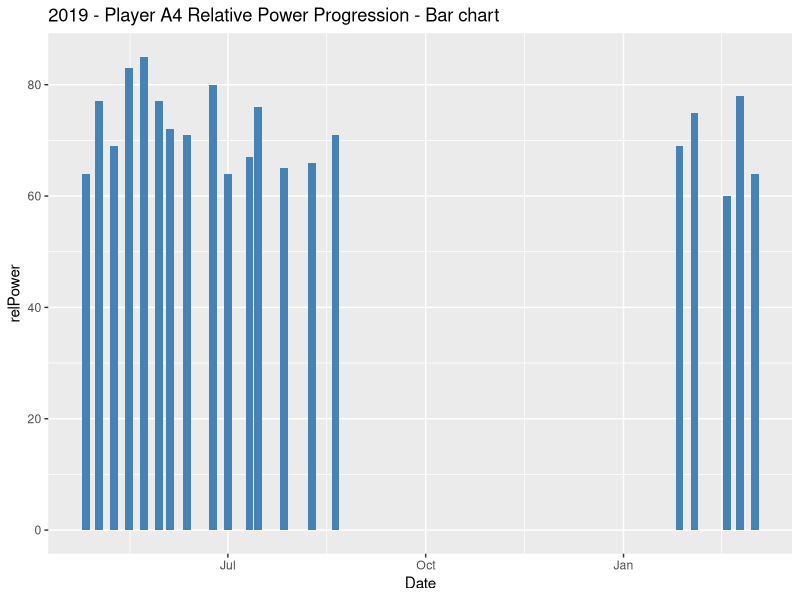
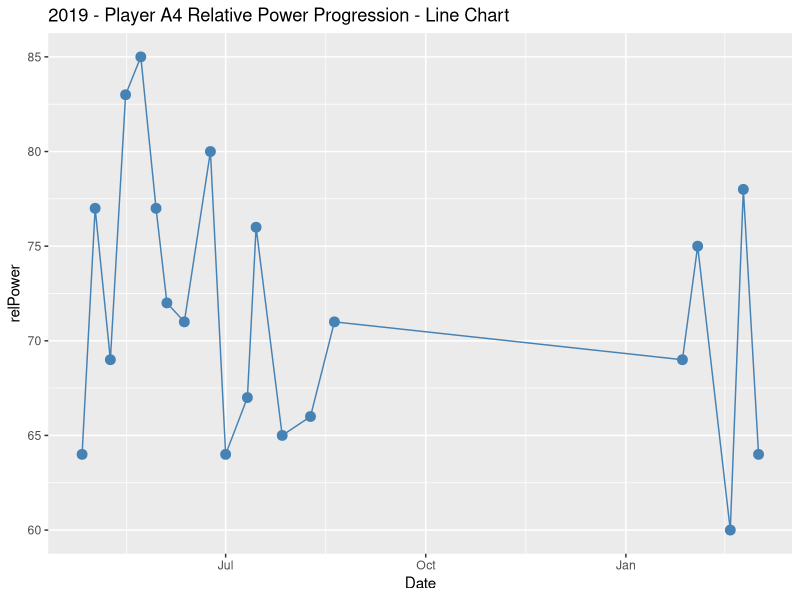
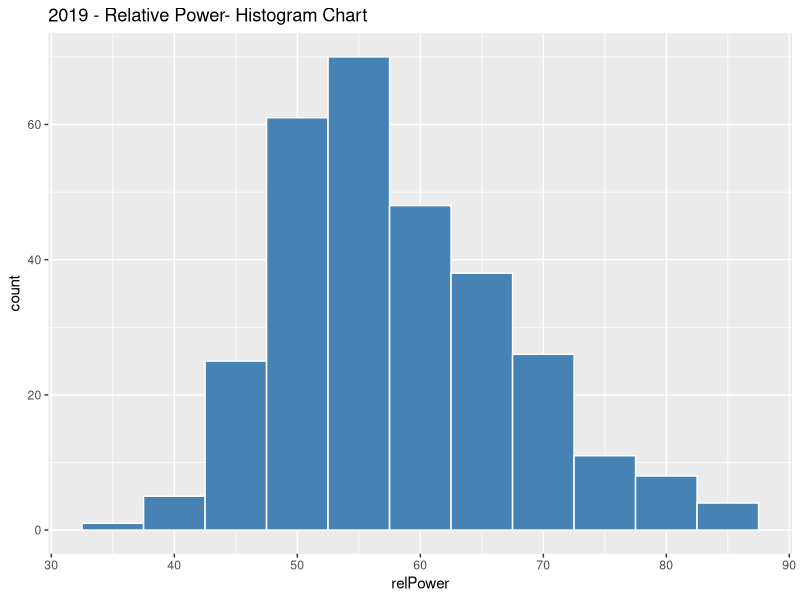
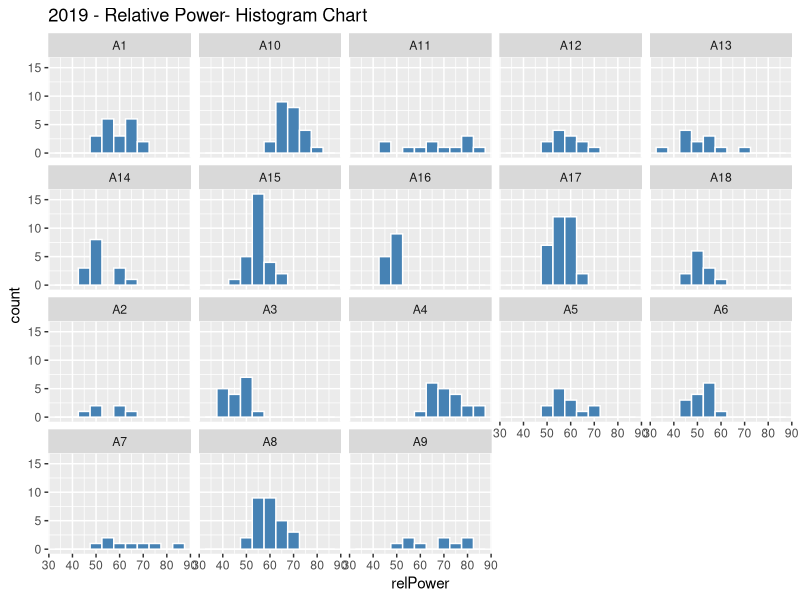
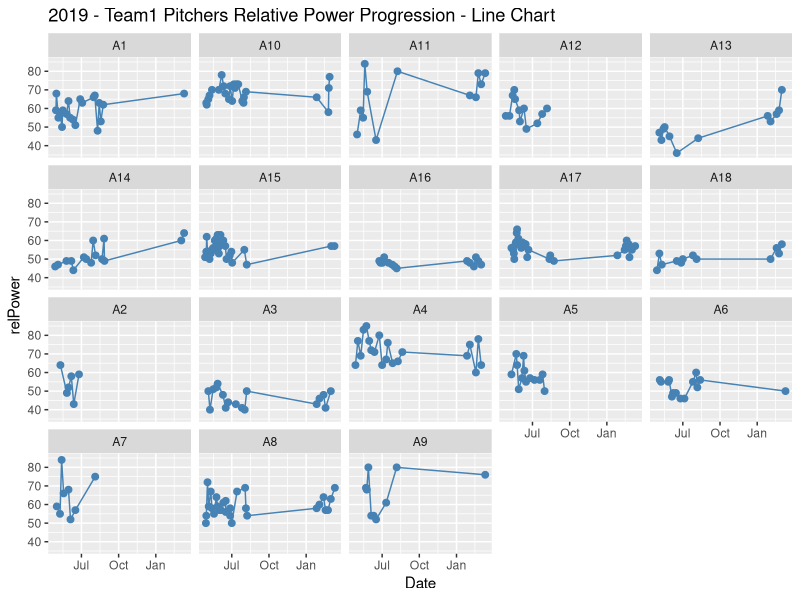
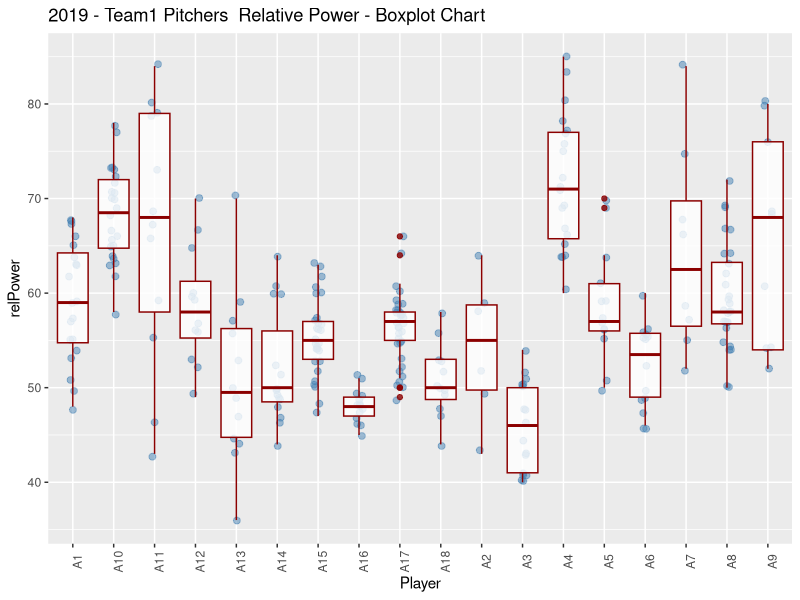
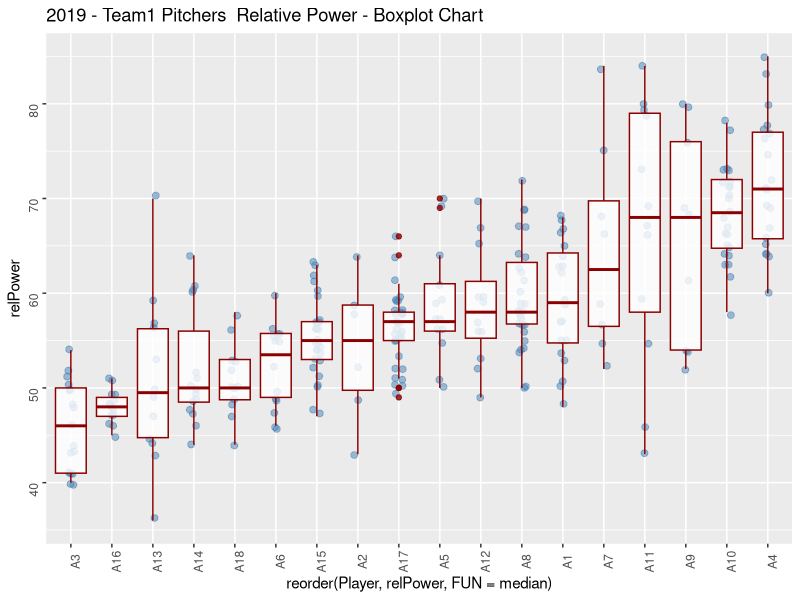
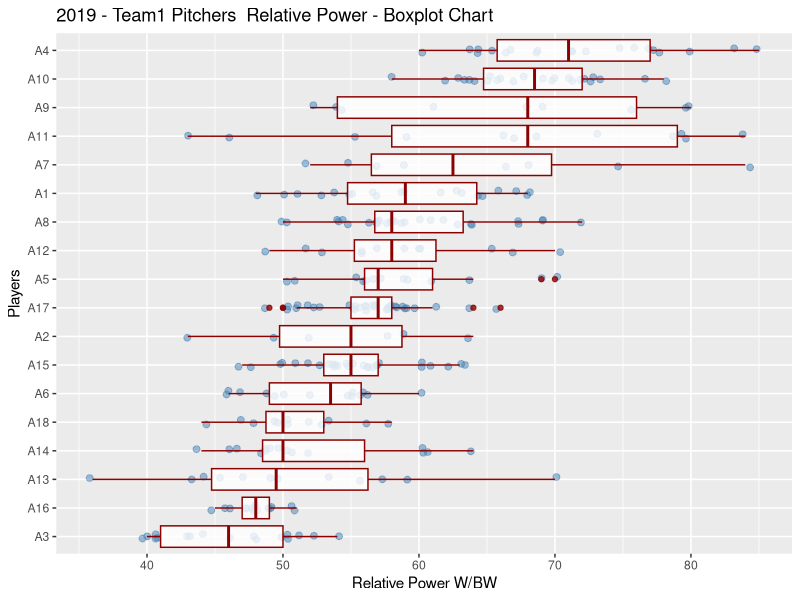

R code for these plots, in order:
## ---- chunk 1


library(tidyverse) #loads all the packgages in the tidyverse ecosystem
library(readxl) #loads the readxl package, which makes it easy to import xlsx files.

## ---- chunk 2

strength <- read.csv("strength.csv") #loading max strength data and calling it "strength"
power <- read.csv("power.csv") #loading power data and calling it "power"
speed <- read_excel("speed.xlsx") #loading running speed data and call it "speed"

## ---- chunk 3

#Prepare the strength dataset
strength.C <- strength %>% 
  select(Date, Player, maxStrength = Estimated.1RM) %>% 
  mutate(Date = as.Date(Date, origin = "1970-01-01", format = "%m/%d/%Y"))

#prepare the power dataset
power.c <- power %>% 
  select(Date, Player, relPower = Value) %>% 
  mutate(Date = as.Date(Date, origin = "1970-01-01", format = "%m/%d/%Y"))

#prepare the speed dataset
speed.c <- speed %>% 
  select(Date, Player = player, maxSpeed = Total) %>%
  mutate(Date = as.Date(Date, origin = "1970-01-01", format = "%m/%d/%Y"))

## ---- chunk 4

#show me the structure of my data
str(power.c)

#give me a quick summary of my data
summary(power.c)

#select a specific column in my data and then (%>%) give me summary of that column
power.c$relPower %>% summary()



## ---- chunk 5

#filter by player
playerA4 <- power.c %>% filter(Player == "A4") 
playerA4

## ---- chunk 6

#summarise by max power
playerA4 %>% summarize(maxPower = max(relPower))

#summarise by min power
playerA4 %>% summarise(minPower = min(relPower))

#summarise by mean power
playerA4 %>% summarise(meanPower = mean(relPower))

#summarise by sd
playerA4 %>% summarise(sdPower = sd(relPower))

#number of tests
playerA4 %>% summarise(n())

#filter by most recent test using the function slice()
playerA4 %>% slice(which.min(Date))


## ---- chunk 7

#group analysis: Summarise + arrange
power.c %>%
  group_by(Player) %>%
  summarise(maxPower = max(relPower)) %>%
  arrange(desc(maxPower))


#group analysis calculating the top 3 average for each player.
power.c %>%
  group_by(Player) %>%
  top_n(3, relPower)


#3 most recent then calculate the mean
power.c %>%
  group_by(Player) %>%
  top_n(3, Date) %>%
  summarise(maxPower = max(relPower)) %>%
  arrange(desc(maxPower))


#summarise by all factor
power.c %>%
  group_by(Player) %>%
  summarise(MEAN = mean(relPower), SD = sd(relPower), MAX = max(relPower), MIN = min(relPower), N = n()) %>%
  arrange(desc(MEAN))


# create a new metric with mutate()
power.c %>%
  group_by(Player) %>%
  summarise(maxPower = max(relPower)) %>%
  arrange(desc(maxPower)) %>%
  mutate(Rank = round(rank(-maxPower),0))
## ---- chunk 8

#create bar chart showing the results of all his assessments in 2019

playerA4 %>% 
  
  filter(Date <= "2020-01-01") %>%
  
  ggplot(aes(x = Date, y = relPower)) +
  geom_bar(fill = "steelblue", stat = "identity", position = "dodge") +
  ggtitle("2019 - Player A4 Relative Power Progression - Bar chart")


#line chart showing the results of all his assessments in 2019
playerA4 %>%
  
  filter(Date <= "2020-01-01") %>%
  
  ggplot(aes(x = Date, y = relPower)) +
  geom_line(color = "steelblue") +
  geom_point(color = "steelblue", size = 3) +
  ggtitle("2019 - Player A4 Relative Power Progression - Line Chart")

  

## ---- chunk 9

# what is the distribution of the data

plot <- power.c %>%
  
  filter(Date <= "2020-01-01") %>%
  
  ggplot(aes(x = relPower)) +
  geom_histogram(fill = "steelblue", color = "white", binwidth = 5) +
  ggtitle("2019 - Relative Power- Histogram Chart")

plot

#Facetting by player allows to show smallet graph for each player. This is called small multiples.

plot + facet_wrap(~Player)


# facetting line charts

power.c %>%
  
  filter(Date <= "2020-01-01") %>%
  
  ggplot(aes(x = Date, y = relPower)) +
  geom_line(color = "steelblue") +
  geom_point(color = "steelblue", size = 2) +
  facet_wrap(~Player) +
  ggtitle("2019 - Team1 Pitchers Relative Power Progression - Line Chart")


# boxplot chart are a good way to vosualize summaries of your data

power.c %>%
  
  filter(Date <= "2020-01-01") %>%
  
  ggplot(aes(x = Player, y = relPower)) +
  geom_jitter(color = "steelblue", size = 2, alpha = 0.5, width = 0.1) +
  geom_boxplot(alpha = 0.8, color = "darkred") +
  ggtitle("2019 - Team1 Pitchers  Relative Power - Boxplot Chart") +
  theme(axis.text.x = element_text(angle = 90))

# reorder for better understanding from worse to better

power.c %>%
  
  filter(Date <= "2020-01-01") %>%
  
  ggplot(aes(x = reorder(Player, relPower, FUN = median), y = relPower)) +
  geom_jitter(color = "steelblue", size = 2, alpha = 0.5, width = 0.1) +
  geom_boxplot(alpha = 0.8, color = "darkred") +
  ggtitle("2019 - Team1 Pitchers  Relative Power - Boxplot Chart") +
  theme(axis.text = element_text(angle = 90))

#filp it to make it even easier to understand

power.c %>%
  
  filter(Date <= "2020-01-01") %>%
  
  ggplot(aes(x = reorder(Player, relPower, FUN = median), y = relPower)) +
  geom_jitter(color = "steelblue", size = 2, alpha = 0.5, width = 0.1) +
  geom_boxplot(alpha = 0.8, color = "darkred") +
  coord_flip() +
  ggtitle("2019 - Team1 Pitchers  Relative Power - Boxplot Chart") +
  ylab("Relative Power W/BW") +
  xlab("Players")
  

## ---- chunk 10

#first let's remove the date columns as we won't use it

st <- strength.C %>% group_by(Player) %>% summarise(maxStrength = max(maxStrength))
po <- power.c %>% group_by(Player) %>% summarise(maxPower = max(relPower))
sp <- speed.c %>% group_by(Player) %>% summarise(maxSpeed = max(maxSpeed))

#now let's join the 3 datasets by player

all.data <- full_join(st, po, by = c("Player")) %>% full_join(sp, by = c("Player"))
all.data

#remove the NAs on the data with na.omit() 

all.data <- all.data %>% na.omit()
all.data



## ---- chunk 11

#correlation between power and strength

cor(all.data$maxStrength, all.data$maxPower)

## ---- chunk 12

# scatterplot between the two variables

all.data %>%
  
  ggplot(aes(x = maxStrength, y = maxPower)) +
  geom_point(color = "red", size = 2) +
  ggtitle("Power vs Strength Scatter Plot")


# Let's add a best fit line using geom_smooth

all.data %>%
  
  ggplot(aes(x = maxStrength, y = maxPower)) +
  geom_point(color = "red", size = 2) +
  geom_smooth(method = "lm") + 
  ggtitle("Power vs Strength Scatter Plot")

## ---- chunk 13

#correlation between strength and speed
cor(all.data$maxStrength, all.data$maxSpeed)

#scatterplot
all.data %>%
  
  ggplot(aes(x = maxStrength, y = maxSpeed)) +
  geom_point(color = "red", size = 2) +
  geom_smooth(method = "lm") + 
  ggtitle("Speed vs Strength Scatter Plot")


